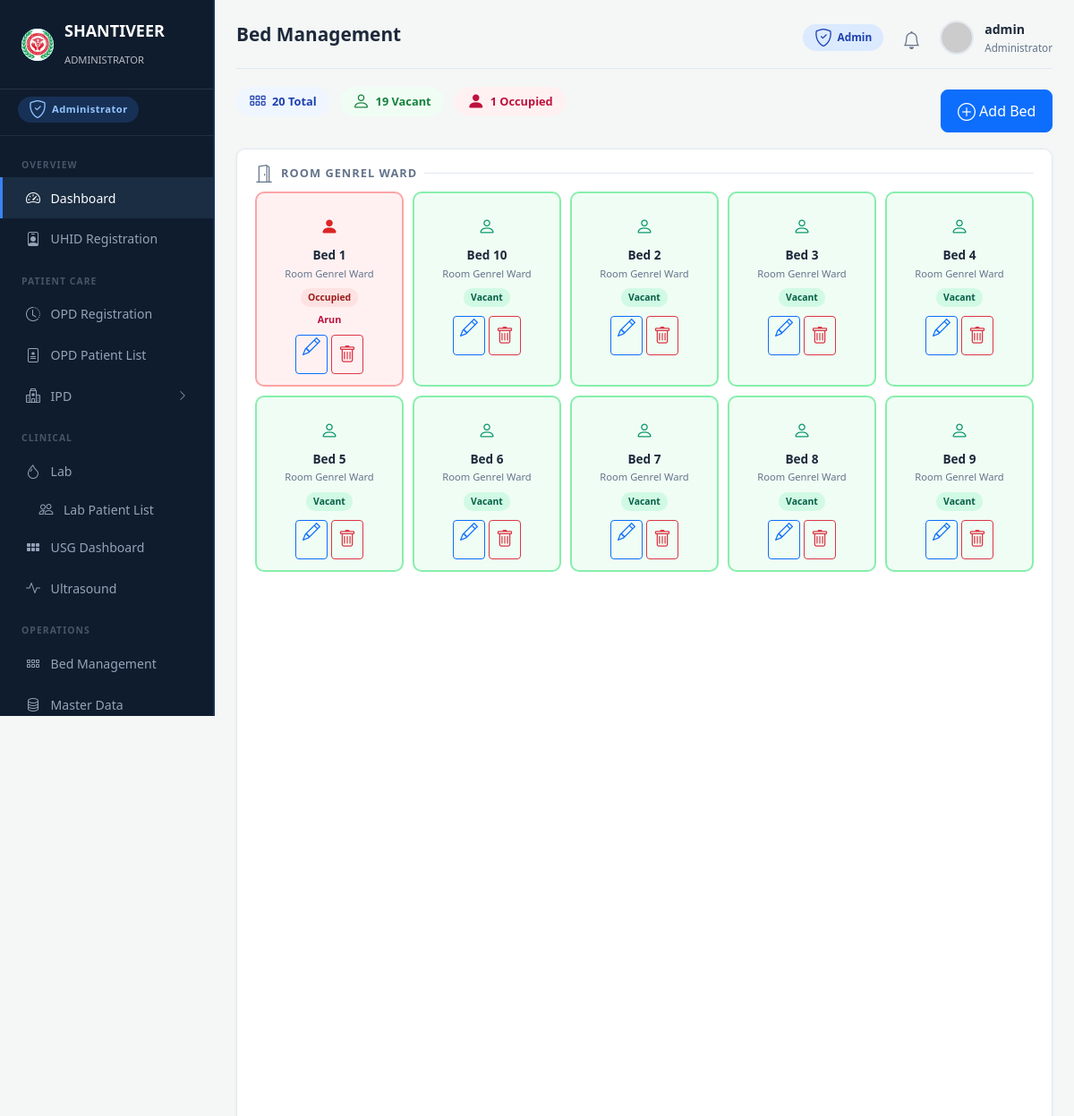
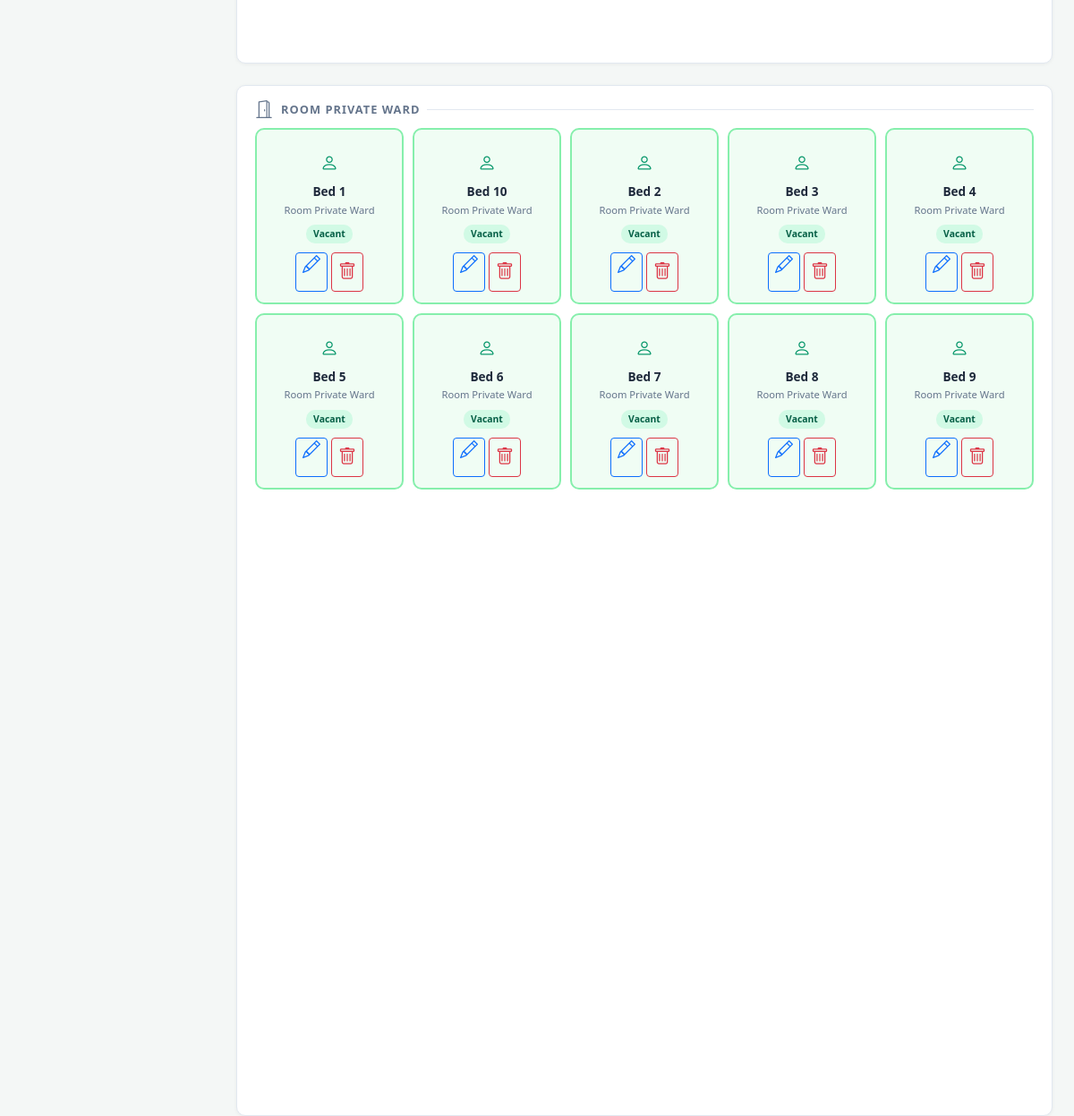
/beds/ (signed in), run on the app's committed database (2 pictures, top to bottom).
### core/models.py (models this page shows, shortened)
class Bed(models.Model):
    STATUS_CHOICES = [('Occupied', 'Occupied'), ('Vacant', 'Vacant'), ('Maintenance', 'Maintenance')]
    room_no = models.CharField(max_length=20)
    bed_no = models.CharField(max_length=20)
    status = models.CharField(max_length=20, choices=STATUS_CHOICES, default='Vacant')
    patient = models.ForeignKey(Patient, on_delete=models.SET_NULL, null=True, blank=True)
    history = HistoricalRecords()
    class Meta:
        unique_together = [['room_no', 'bed_no']]
    @property
    def patient_name(self):
        return self.patient.name if self.patient else ''

### uhid/models.py (models this page shows, shortened)
class Patient(models.Model):
    GENDER_CHOICES = [('Male', 'Male'), ('Female', 'Female'), ('Other', 'Other')]
    MARITAL_CHOICES = [('Single', 'Single'), ('Married', 'Married')]
    uhid = models.CharField(max_length=20, unique=True, editable=False)
    title = models.CharField(max_length=10, default='Mr')
    name = models.CharField(max_length=200)
    guardian = models.CharField(max_length=200, blank=True)
    guardian_relation = models.CharField(max_length=10, default='S/o')
    gender = models.CharField(max_length=10, choices=GENDER_CHOICES, default='Male')
    marital_status = models.CharField(max_length=20, choices=MARITAL_CHOICES, default='Single')
    dob = models.DateField(null=True, blank=True)
    age_years = models.PositiveIntegerField(default=0)
    age_months = models.PositiveIntegerField(default=0)
    age_days = models.PositiveIntegerField(default=0)
    mobile = models.CharField(max_length=15)
    blood_group = models.CharField(max_length=5, default='NA')
    resident = models.CharField(max_length=50, default='India')
    state = models.CharField(max_length=100, blank=True)
    city = models.CharField(max_length=100, blank=True)
    address = models.TextField(blank=True)
    created_at = models.DateTimeField(auto_now_add=True)
    updated_at = models.DateTimeField(auto_now=True)
    history = HistoricalRecords()
    class Meta:
        ordering = ['-created_at']

### core/views.py (the view)
# urls.py: path('beds/', views.bed_manage, name='bed_manage'),
@require_module('beds', level='view')
def bed_manage(request):
    all_beds = Bed.objects.select_related('patient').order_by('room_no', 'bed_no')
    beds_by_room = {}
    for bed in all_beds:
        beds_by_room.setdefault(bed.room_no, []).append(bed)
    total_beds = all_beds.count()
    occupied_beds = all_beds.filter(status='Occupied').count()
    maintenance_beds = all_beds.filter(status='Maintenance').count()
    return render(request, 'core/bed_management.html', {
        'active_sidebar': 'dashboard',
        'beds_by_room': beds_by_room,
        'total_beds': total_beds,
        'vacant_beds': total_beds - occupied_beds - maintenance_beds,
        'occupied_beds': occupied_beds,
        'maintenance_beds': maintenance_beds,
    })

### templates/core/bed_management.html (shortened to what this page needs)
{% extends 'base_dashboard.html' %}
{% block page_title %}Bed Management{% endblock %}
{% block content %}
<div class="d-flex justify-content-between align-items-center mb-3">
  <div>
    <div class="stat-summary">
      <span class="stat-pill total"><i class="bi bi-grid-3x2-gap"></i> {{ total_beds }} Total</span>
      <span class="stat-pill vacant"><i class="bi bi-person"></i> {{ vacant_beds }} Vacant</span>
      <span class="stat-pill occupied"><i class="bi bi-person-fill"></i> {{ occupied_beds }} Occupied</span>
    </div>
  </div>
  <button class="btn btn-primary" data-bs-toggle="modal" data-bs-target="#addBedModal">
    <i class="bi bi-plus-circle"></i> Add Bed
  </button>
</div>
{% for room, beds in beds_by_room.items %}
<div class="room-section widget-card">
  <div class="room-header"><i class="bi bi-door-open"></i> Room {{ room }}</div>
  <div class="bed-manage-grid">
    {% for bed in beds %}
    <div class="bed-manage-card {{ bed.status|lower }}">
      <div class="bed-icon">
        {% if bed.status == 'Occupied' %}<i class="bi bi-person-fill text-danger"></i>
        {% elif bed.status == 'Maintenance' %}<i class="bi bi-tools text-warning"></i>
        {% else %}<i class="bi bi-person text-success"></i>{% endif %}
      </div>
      <div class="bed-label">Bed {{ bed.bed_no }}</div>
      <div class="bed-room">Room {{ bed.room_no }}</div>
      <div class="status-pill {{ bed.status|lower }}">{{ bed.status }}</div>
      {% if bed.patient %}<div class="bed-patient">{{ bed.patient_name }}</div>{% endif %}
      <div class="bed-actions">
        <a href="{% url 'core:bed_edit' bed.pk %}" class="btn btn-outline-primary btn-sm">
          <i class="bi bi-pencil"></i>
        </a>
        <form method="post" action="{% url 'core:bed_delete' bed.pk %}" style="display:inline"
              onsubmit="return confirm('Delete Bed {{ bed.bed_no }} in Room {{ bed.room_no }}?')">
          <button type="submit" class="btn btn-outline-danger btn-sm">
            <i class="bi bi-trash"></i>
          </button>
        </form>
      </div>
    </div>
    {% endfor %}
  </div>
</div>
{% endfor %}
{% endblock %}

### templates/base_dashboard.html (shortened to what this page needs)
{% load static %}
{% load group_tags %}
<!DOCTYPE html>
<html lang="en">
<head>
  <link href="https://cdn.jsdelivr.net/npm/bootstrap@5.3.2/dist/css/bootstrap.min.css" rel="stylesheet">
  <link href="https://cdn.jsdelivr.net/npm/bootstrap-icons@1.11.1/font/bootstrap-icons.css" rel="stylesheet">
  <link href="{% static 'css/main.css' %}" rel="stylesheet">
  <link href="{% static 'css/role_panels.css' %}" rel="stylesheet">
  <link href="{% static 'css/responsive_overrides.css' %}" rel="stylesheet">
</head>
<body class="{% if user.is_superuser %}role-admin{% elif user|has_group:"Doctor" %}role-doctor{% elif user|has_group:"Receptionist" %}role-recept{% elif user|has_group:"Pharmacist" %}role-pharma{% else %}role-admin{% endif %}">
<div class="dashboard-layout">
  {% include 'includes/sidebar_dashboard.html' %}
  <main class="dash-main">
    <div class="dash-topbar">
      <h1>{% block page_title %}Dashboard{% endblock %}</h1>
      <div class="dash-topbar-right">
        {% if user.is_superuser %}
          <span class="topbar-role-chip chip-admin"><i class="bi bi-shield-check"></i> Admin</span>
        {% elif user|has_group:'Doctor' %}
          <span class="topbar-role-chip chip-doctor"><i class="bi bi-person-badge"></i> Doctor</span>
        {% elif user|has_group:'Receptionist' %}
          <span class="topbar-role-chip chip-recept"><i class="bi bi-headset"></i> Receptionist</span>
        {% elif user|has_group:'Pharmacist' %}
          <span class="topbar-role-chip chip-pharma"><i class="bi bi-capsule"></i> Pharmacist</span>
        {% endif %}
        <div class="dropdown">
          <div class="notif-bell" data-bs-toggle="dropdown" aria-expanded="false" style="cursor:pointer">
            <i class="bi bi-bell"></i>
          </div>
        </div>
        <div class="dropdown">
          <div class="user-profile-mini" data-bs-toggle="dropdown" style="cursor:pointer">
            <img src="https://ui-avatars.com/api/?name={{ user.get_full_name|default:user.username }}&background=1e40af&color=fff" alt="avatar">
            <div>
              <div class="name">{{ user.get_full_name|default:user.username }}</div>
              <div class="role">
                {% if user.is_superuser %}Administrator
                {% else %}{{ user.groups.all.0.name|default:"User" }}{% endif %}
              </div>
            </div>
          </div>
        </div>
      </div>
    </div>
    {% block content %}{% endblock %}
  </main>
</div>
</body>
</html>

### templates/includes/sidebar_dashboard.html (shortened to what this page needs)
{% load static %}
{% load group_tags %}
<aside class="dash-sidebar" id="dashSidebar">
  <a href="{% url 'core:dashboard' %}" class="dash-sidebar-brand text-decoration-none" style="color:inherit">
    <img src="{% static 'img/logo.jpeg' %}" alt="ShantiVeer" class="logo-icon" style="border-radius:50%;object-fit:cover">
    <div>
      <strong>SHANTIVEER</strong><br>
      <small style="opacity:.7;font-size:.7rem">{{ user_role_label|default:"HOSPITAL"|upper }}</small>
    </div>
  </a>
  <div class="role-strip" id="roleBadgeStrip">
    <span class="rs-badge rs-{{ user_role|default:'admin'|lower }}">
      <i class="bi {{ user_role_icon|default:'bi-shield-check' }}"></i> {{ user_role_label|default:"Administrator" }}
    </span>
  </div>
  <nav class="dash-sidebar-nav">
    <div class="dash-sidebar-section">Overview</div>
    <a href="{% url 'core:dashboard' %}" class="{% if active_sidebar == 'dashboard' %}active{% endif %}">
      <i class="bi bi-speedometer2"></i> Dashboard
    </a>
    {% if module_access.uhid != 'none' %}
    <a href="{% url 'uhid:update' %}" class="{% if active_sidebar == 'uhid' %}active{% endif %}">
      <i class="bi bi-person-badge"></i> UHID Registration
    </a>
    {% endif %}
    {% if module_access.opd_registration != 'none' or module_access.opd_list != 'none' %}
    <div class="dash-sidebar-section">Patient Care</div>
    {% endif %}
    {% if module_access.opd_registration != 'none' %}
    <a href="{% url 'opd:registration' %}" class="{% if active_sidebar == 'opd' %}active{% endif %}">
      <i class="bi bi-clock-history"></i> OPD Registration
    </a>
    {% if module_access.prescription != 'none' %}
    <a href="{% url 'prescription:list' %}" class="{% if active_sidebar == 'prescription' %}active{% endif %}">
      <i class="bi bi-file-medical"></i> OPD Patient List
    </a>
    {% endif %}
    {% endif %}
    {% if module_access.ipd_admission != 'none' or module_access.ipd_list != 'none' or module_access.billing_collect != 'none' or module_access.patient_bill != 'none' or module_access.discharge != 'none' %}
    <a class="sidebar-collapse-toggle {% if active_sidebar == 'ipd' or active_sidebar == 'ipd_admission' or active_sidebar == 'ipd_payment' or active_sidebar == 'ipd_bill' or active_sidebar == 'ipd_discharge' %}active open{% endif %}"
       data-bs-toggle="collapse" href="#ipdSubmenu" role="button"
       aria-expanded="{% if active_sidebar == 'ipd' or active_sidebar == 'ipd_admission' or active_sidebar == 'ipd_payment' or active_sidebar == 'ipd_bill' or active_sidebar == 'ipd_discharge' %}true{% else %}false{% endif %}">
      <i class="bi bi-hospital"></i> IPD
      <i class="bi bi-chevron-right sidebar-arrow ms-auto"></i>
    </a>
    {% endif %}
    {% if module_access.lab != 'none' or module_access.ultrasound != 'none' or module_access.pharmacy != 'none' or module_access.prescription != 'none' %}
    <div class="dash-sidebar-section">Clinical</div>
    {% endif %}
    {% if module_access.lab != 'none' %}
    <a href="{% url 'lab:investigation' %}" class="{% if active_sidebar == 'lab' %}active{% endif %}">
      <i class="bi bi-droplet"></i> Lab
    </a>
    {% if module_access.lab_list != 'none' or module_access.lab != 'none' %}
    <a href="{% url 'lab:patient_list' %}" class="sidebar-sub {% if active_sidebar == 'lab_patient_list' %}active{% endif %}">
      <i class="bi bi-people"></i> Lab Patient List
    </a>
    {% endif %}
    {% endif %}
    {% if module_access.ultrasound != 'none' %}
    <a href="{% url 'ultrasound:dashboard' %}" class="{% if active_sidebar == 'ultrasound_dashboard' %}active{% endif %}">
      <i class="bi bi-grid-3x2-gap-fill"></i> USG Dashboard
    </a>
    <a href="{% url 'ultrasound:ultrasound_investigation' %}" class="{% if active_sidebar == 'ultrasound' %}active{% endif %}">
      <i class="bi bi-activity"></i> Ultrasound
    </a>
    {% endif %}
    {% if module_access.beds != 'none' or module_access.masterdata != 'none' or module_access.income != 'none' or module_access.expenses != 'none' or module_access.backup != 'none' %}
    <div class="dash-sidebar-section">Operations</div>
    {% endif %}
    {% if module_access.beds != 'none' %}
    <a href="{% url 'core:bed_manage' %}" class="{% if active_sidebar == 'beds' %}active{% endif %}">
      <i class="bi bi-grid-3x2-gap"></i> Bed Management
    </a>
    {% endif %}
    {% if module_access.masterdata != 'none' %}
    <a href="{% url 'masterdata:interpretation' %}" class="{% if active_sidebar == 'master' %}active{% endif %}">
      <i class="bi bi-database"></i> Master Data
    </a>
    {% endif %}
  </nav>
</aside>

### data on the page
Bed: room_no "GENREL WARD", bed_no "1", room_no "Genrel Ward", status "Occupied", patient_name "Arun"
Bed: bed_no "10", room_no "Genrel Ward", status "Vacant"
Bed: bed_no "2", room_no "Genrel Ward", status "Vacant"
Bed: bed_no "3", room_no "Genrel Ward", status "Vacant"
Bed: bed_no "4", room_no "Genrel Ward", status "Vacant"
Bed: bed_no "5", room_no "Genrel Ward", status "Vacant"
Bed: bed_no "6", room_no "Genrel Ward", status "Vacant"
Bed: bed_no "7", room_no "Genrel Ward", status "Vacant"
Bed: bed_no "8", room_no "Genrel Ward", status "Vacant"
Bed: bed_no "9", room_no "Genrel Ward", status "Vacant"
Bed: room_no "PRIVATE WARD", bed_no "1", room_no "Private Ward", status "Vacant"
Bed: bed_no "10", room_no "Private Ward", status "Vacant"
Bed: bed_no "2", room_no "Private Ward", status "Vacant"
Bed: bed_no "3", room_no "Private Ward", status "Vacant"
Bed: bed_no "4", room_no "Private Ward", status "Vacant"
Bed: bed_no "5", room_no "Private Ward", status "Vacant"
Bed: bed_no "6", room_no "Private Ward", status "Vacant"
Bed: bed_no "7", room_no "Private Ward", status "Vacant"
Bed: bed_no "8", room_no "Private Ward", status "Vacant"
Bed: bed_no "9", room_no "Private Ward", status "Vacant"

### other printed values
{{ user_role_label|default:"HOSPITAL"|upper }} "ADMINISTRATOR"
{{ user_role_label|default:"Administrator" }} "Administrator"
{{ user.get_full_name|default:user.username }} "admin"
{{ total_beds }} "20"
{{ vacant_beds }} "19"
{{ occupied_beds }} "1"
